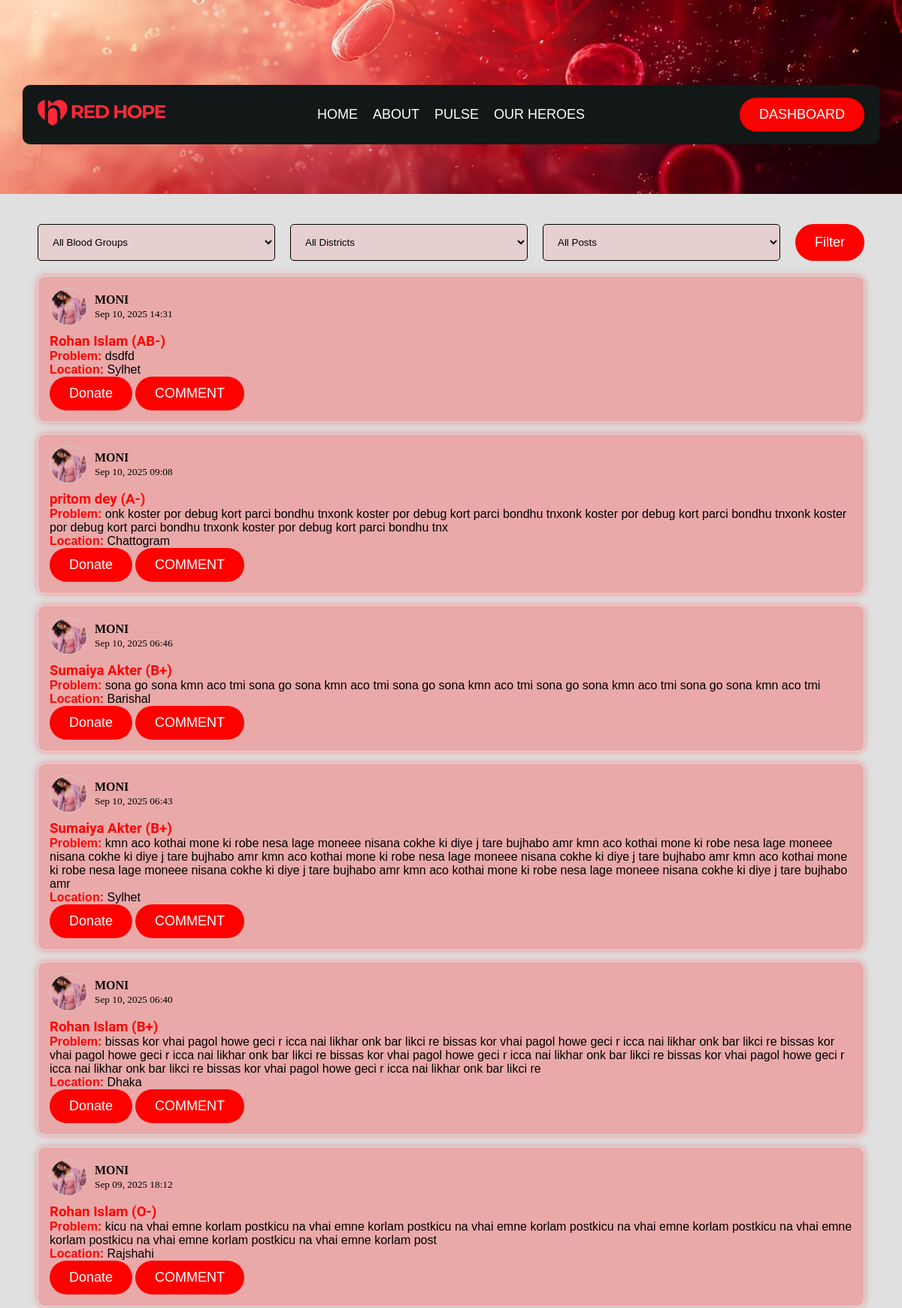
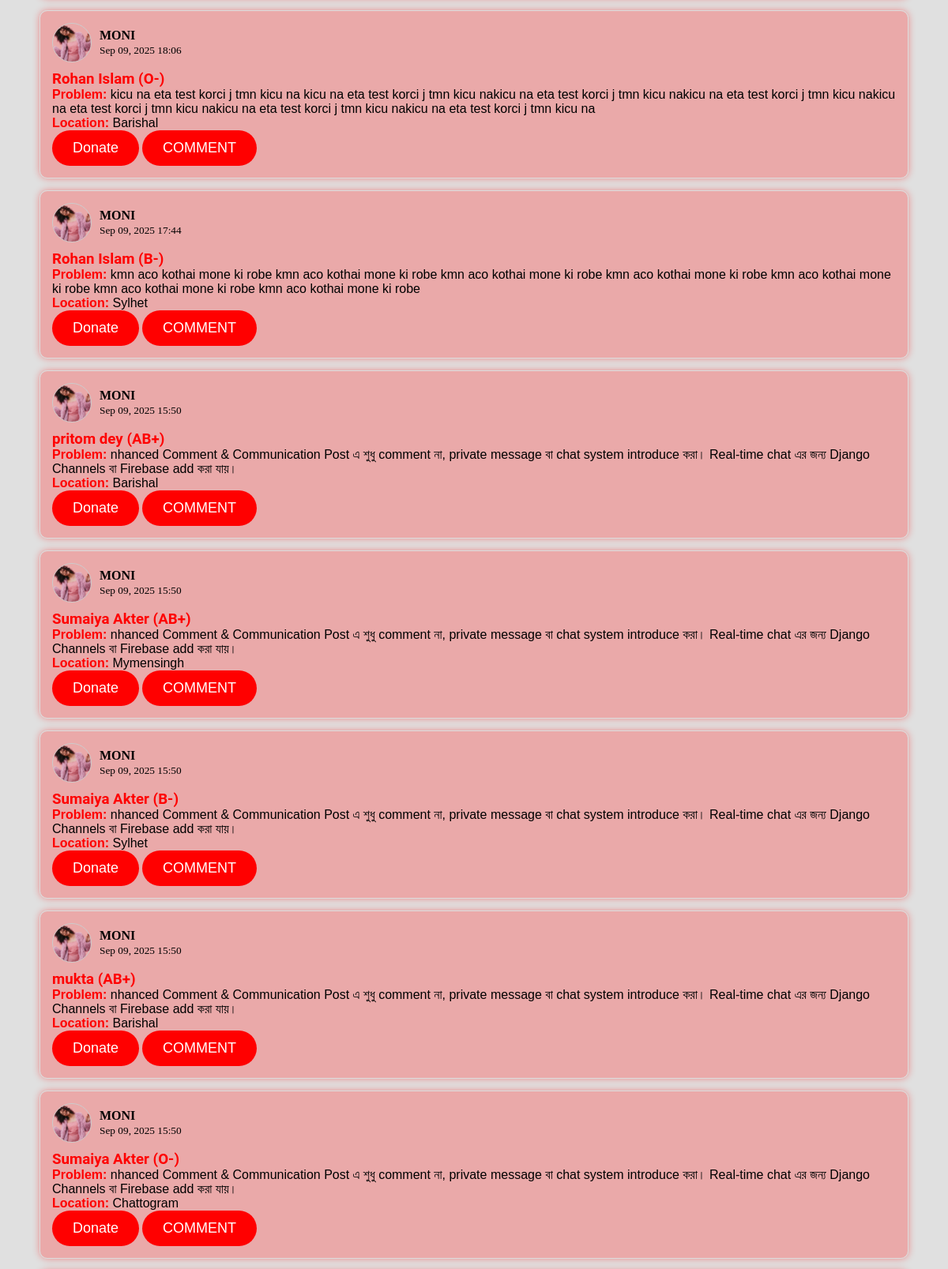
/pluse (signed in, upper part), run on the app's committed database (2 pictures, top to bottom).
### donor/models.py (models this page shows, shortened)
class RequestPost(models.Model):
    BANGLADESH_DISTRICTS = [
        ('Dhaka', 'Dhaka'), ('Chattogram', 'Chattogram'),
        ('Rajshahi', 'Rajshahi'), ('Khulna', 'Khulna'),
        ('Barishal', 'Barishal'), ('Sylhet', 'Sylhet'),
        ('Rangpur', 'Rangpur'), ('Mymensingh', 'Mymensingh'),
    ]
    POST_TYPE_CHOICES = [
        ('receiver', 'Receiver'),
        ('donor', 'Donor'),
        ('donated', 'Donated'),
    ]
    user = models.ForeignKey(User, on_delete=models.CASCADE)
    name = models.CharField(max_length=200)
    problem = models.TextField()
    blood_group = models.CharField(max_length=5)
    location = models.CharField(max_length=50, choices=BANGLADESH_DISTRICTS)
    post_type = models.CharField(max_length=10, choices=POST_TYPE_CHOICES, default='receiver')
    created_at = models.DateTimeField(auto_now_add=True)

class Profile(models.Model):
    BLOOD_GROUP_CHOICES = [
        ('A+', 'A+'), ('A-', 'A-'),
        ('B+', 'B+'), ('B-', 'B-'),
        ('O+', 'O+'), ('O-', 'O-'),
        ('AB+', 'AB+'), ('AB-', 'AB-')
    ]
    ROLE_CHOICES = [
        ('donor', 'Donor'),
        ('receiver', 'Receiver')
    ]
    user = models.OneToOneField(User, on_delete=models.CASCADE)
    blood_group = models.CharField(max_length=3, choices=BLOOD_GROUP_CHOICES)
    role = models.CharField(max_length=10, choices=ROLE_CHOICES)
    profile_pic = models.ImageField(upload_to="profile_pics/", default="default.jpg")
    last_donation_date = models.DateField(null=True, blank=True)  # <-- Added field

### donor/views.py (the view)
# urls.py: path('pluse', views.pluse, name="pluse"),
@login_required(login_url="login")
def pluse(request):
    posts = RequestPost.objects.all().order_by("-created_at")
    blood_group = request.GET.get("blood_group")
    location = request.GET.get("location")
    post_type = request.GET.get("post_type")
    if blood_group and blood_group != "all":
        posts = posts.filter(blood_group=blood_group)
    if location and location != "all":
        posts = posts.filter(location=location)
    if post_type and post_type != "all":
        posts = posts.filter(post_type=post_type)
    user_requests = []
    if request.user.is_authenticated:
        user_requests = DonationRequest.objects.filter(
            donor=request.user
        ).values_list("post_id", flat=True)
    context = {
        "posts": posts,
        "user_requests": user_requests,
    }
    return render(request, "donor/pluse.html", context)

### donor/templates/donor/pluse.html (shortened to what this page needs)
{% extends 'donor/base.html' %}
{% block main %}
<div style="text-transform: uppercase;color: red;" class="pluse_banner">
  <h1 >Blood Requests</h1>
</div>
<div class="posts">
<form method="get" style="margin-bottom:20px; display:flex; gap:10px; flex-wrap:wrap;">
  <div class="select">
    <select name="blood_group" style="border: black 1px solid;  color: black;">
      <option style="color: #fff;" value="all" {% if request.GET.blood_group == "all" or not request.GET.blood_group %}selected{% endif %}>All Blood Groups</option>
    </select>
    <select name="location" style="border: black 1px solid;  color: black;">
      <option style="color: #fff;" value="all" {% if request.GET.location == "all" or not request.GET.location %}selected{% endif %}>All Districts</option>
    </select>
    <select name="post_type" style="border: black 1px solid; color: black;">
      <option style="color: #fff;" value="all" {% if request.GET.post_type == "all" or not request.GET.post_type %}selected{% endif %}>All Posts</option>
    </select>
    <button type="submit" class="btn">Filter</button>
  </div>
</form>
  {% for post in posts %}
    <div class="post" id="post-{{ post.id }}" style="border:1px solid #ddd; padding:15px; margin-bottom:15px; border-radius:10px;">
      <div style="display:flex; align-items:center; gap:10px; margin-bottom:10px;">
        <img src="{{ post.user.profile.profile_pic.url }}"
             alt="{{ post.user.username }}"
             style="width:50px; height:50px; border-radius:50%; object-fit:cover; border:1px solid #ccc;">
        <div>
          <strong style="text-transform: uppercase;">{{ post.user.username }}</strong><br>
          <small>{{ post.created_at|date:"M d, Y H:i" }}</small>
        </div>
      </div>
      <h3 style="color: red;">{{ post.name }} ({{ post.blood_group }})</h3>
      <p><strong style="color: red;">Problem:</strong> {{ post.problem }}</p>
      <p><strong style="color: red;">Location:</strong> {{ post.location }}</p>
 <div class="btn_com">
{% if post.post_type == "donated" %}
    <button class="btn" style="background: gray;">Donated ✅</button>
{% elif user.is_authenticated and post.id in user_requests %}
    <button class="btn" style="background: orange;">Already Sent ✅</button>
{% else %}
    <a href="{% url 'donate_now' post.id %}">
        <button class="btn">Donate</button>
    </a>
{% endif %}
          <button class="btn toggle-comments" data-post-id="{{ post.id }}">COMMENT</button>
      </div>
    </div>
  {% empty %}
    <p style="text-align: center; text-transform: uppercase; color: red;">No requests yet.</p>
  {% endfor %}
</div>
{% endblock main %}

### donor/static/css/style.css (style rules this page uses)
* { margin: 0; padding: 0; box-sizing: border-box; }
html, body { width: 100%; height: 100%; background-color: #e0e0e0; }
h1, h2, h3 { font-family: 'Roboto', sans-serif; }
p { font-family: 'Poppins', sans-serif; }
a { text-decoration: none; }
.btn { background-color: red; color: #fff; padding: 12px 26px; border: none; border-radius: 30px; font-size: 18px; cursor: pointer; transition: all 0.3s ease; }
.select { display: flex; gap: 20px; width: 100%; }
.select select { width: 50%; border: #fff solid 1px; color: #fff; padding: 15px; background: #ff83832f; border-radius: 5px; }
.select select option { background-color: #7f0000; }
.pluse_banner { width: 100%; padding: 100px 0; background: url('../img/login.jpg'); background-position: center; background-repeat: no-repeat; background-size: cover; }
.pluse_banner h1 { text-align: center; margin-top: 20px; color: #fff; text-transform: uppercase; }
.posts { max-width: 1100px; margin: 0 auto; padding: 40px 0; }
.post { background-color: #ff363652; width: 100%; border: 1px solid #ff2b2b; box-shadow: 0 0px 10px rgba(255, 0, 0, 0.384); }

### data on the page
RequestPost: user.profile.profile_pic (picture), user.username "MONI", created_at "Sep 10, 2025 14:31", name "Rohan Islam", blood_group "AB-", problem "dsdfd", location "Sylhet", post_type "Donate"
RequestPost: user.profile.profile_pic (picture), user.username "MONI", created_at "Sep 10, 2025 09:08", name "pritom dey", blood_group "A-", problem "onk koster por debug kort parci bondhu tnxonk koster por debug kort parci bondhu tnxonk koster por debug kort parci bondhu tnxonk koster por debug kort parci bondhu tnxonk koster por debug kort parci bondhu tnx", location "Chattogram", post_type "Donate"
RequestPost: user.profile.profile_pic (picture), user.username "MONI", created_at "Sep 10, 2025 06:46", name "Sumaiya Akter", blood_group "B+", problem "sona go sona kmn aco tmi sona go sona kmn aco tmi sona go sona kmn aco tmi sona go sona kmn aco tmi sona go sona kmn aco tmi", location "Barishal", post_type "Donate"
RequestPost: user.profile.profile_pic (picture), user.username "MONI", created_at "Sep 10, 2025 06:43", name "Sumaiya Akter", blood_group "B+", problem "kmn aco kothai mone ki robe nesa lage moneee nisana cokhe ki diye j tare bujhabo amr kmn aco kothai mone ki robe nesa lage moneee nisana cokhe ki diye j tare bujhabo amr kmn aco kothai mone ki robe nesa lage moneee nisana cokhe ki diye j tare bujhabo amr kmn aco kothai mone ki robe nesa lage moneee nisana cokhe ki diye j tare bujhabo amr kmn aco kothai mone ki robe nesa lage moneee nisana cokhe ki diye j tare bujhabo amr", location "Sylhet", post_type "Donate"
RequestPost: user.profile.profile_pic (picture), user.username "MONI", created_at "Sep 10, 2025 06:40", name "Rohan Islam", blood_group "B+", problem "bissas kor vhai pagol howe geci r icca nai likhar onk bar likci re bissas kor vhai pagol howe geci r icca nai likhar onk bar likci re bissas kor vhai pagol howe geci r icca nai likhar onk bar likci re bissas kor vhai pagol howe geci r icca nai likhar onk bar likci re bissas kor vhai pagol howe geci r icca nai likhar onk bar likci re bissas kor vhai pagol howe geci r icca nai likhar onk bar likci re", location "Dhaka", post_type "Donate"
RequestPost: user.profile.profile_pic (picture), user.username "MONI", created_at "Sep 09, 2025 18:12", name "Rohan Islam", blood_group "O-", problem "kicu na vhai emne korlam postkicu na vhai emne korlam postkicu na vhai emne korlam postkicu na vhai emne korlam postkicu na vhai emne korlam postkicu na vhai emne korlam postkicu na vhai emne korlam post", location "Rajshahi", post_type "Donate"
RequestPost: user.profile.profile_pic (picture), user.username "MONI", created_at "Sep 09, 2025 18:06", name "Rohan Islam", blood_group "O-", problem "kicu na eta test korci j tmn kicu na kicu na eta test korci j tmn kicu nakicu na eta test korci j tmn kicu nakicu na eta test korci j tmn kicu nakicu na eta test korci j tmn kicu nakicu na eta test korci j tmn kicu nakicu na eta test korci j tmn kicu na", location "Barishal", post_type "Donate"
RequestPost: user.profile.profile_pic (picture), user.username "MONI", created_at "Sep 09, 2025 17:44", name "Rohan Islam", blood_group "B-", problem "kmn aco kothai mone ki robe kmn aco kothai mone ki robe kmn aco kothai mone ki robe kmn aco kothai mone ki robe kmn aco kothai mone ki robe kmn aco kothai mone ki robe kmn aco kothai mone ki robe", location "Sylhet", post_type "Donate"
RequestPost: user.profile.profile_pic (picture), user.username "MONI", created_at "Sep 09, 2025 15:50", name "pritom dey", blood_group "AB+", problem "nhanced Comment & Communication Post এ শুধু comment না, private message বা chat system introduce করা। Real-time chat এর জন্য Django Channels বা Firebase add করা যায়।", location "Barishal", post_type "Donate"
RequestPost: user.profile.profile_pic (picture), user.username "MONI", created_at "Sep 09, 2025 15:50", name "Sumaiya Akter", blood_group "AB+", problem "nhanced Comment & Communication Post এ শুধু comment না, private message বা chat system introduce করা। Real-time chat এর জন্য Django Channels বা Firebase add করা যায়।", location "Mymensingh", post_type "Donate"
RequestPost: user.profile.profile_pic (picture), user.username "MONI", created_at "Sep 09, 2025 15:50", name "Sumaiya Akter", blood_group "B-", problem "nhanced Comment & Communication Post এ শুধু comment না, private message বা chat system introduce করা। Real-time chat এর জন্য Django Channels বা Firebase add করা যায়।", location "Sylhet", post_type "Donate"
RequestPost: user.profile.profile_pic (picture), user.username "MONI", created_at "Sep 09, 2025 15:50", name "mukta", blood_group "AB+", problem "nhanced Comment & Communication Post এ শুধু comment না, private message বা chat system introduce করা। Real-time chat এর জন্য Django Channels বা Firebase add করা যায়।", location "Barishal", post_type "Donate"
RequestPost: user.profile.profile_pic (picture), user.username "MONI", created_at "Sep 09, 2025 15:50", name "Sumaiya Akter", blood_group "O-", problem "nhanced Comment & Communication Post এ শুধু comment না, private message বা chat system introduce করা। Real-time chat এর জন্য Django Channels বা Firebase add করা যায়।", location "Chattogram", post_type "Donate"
